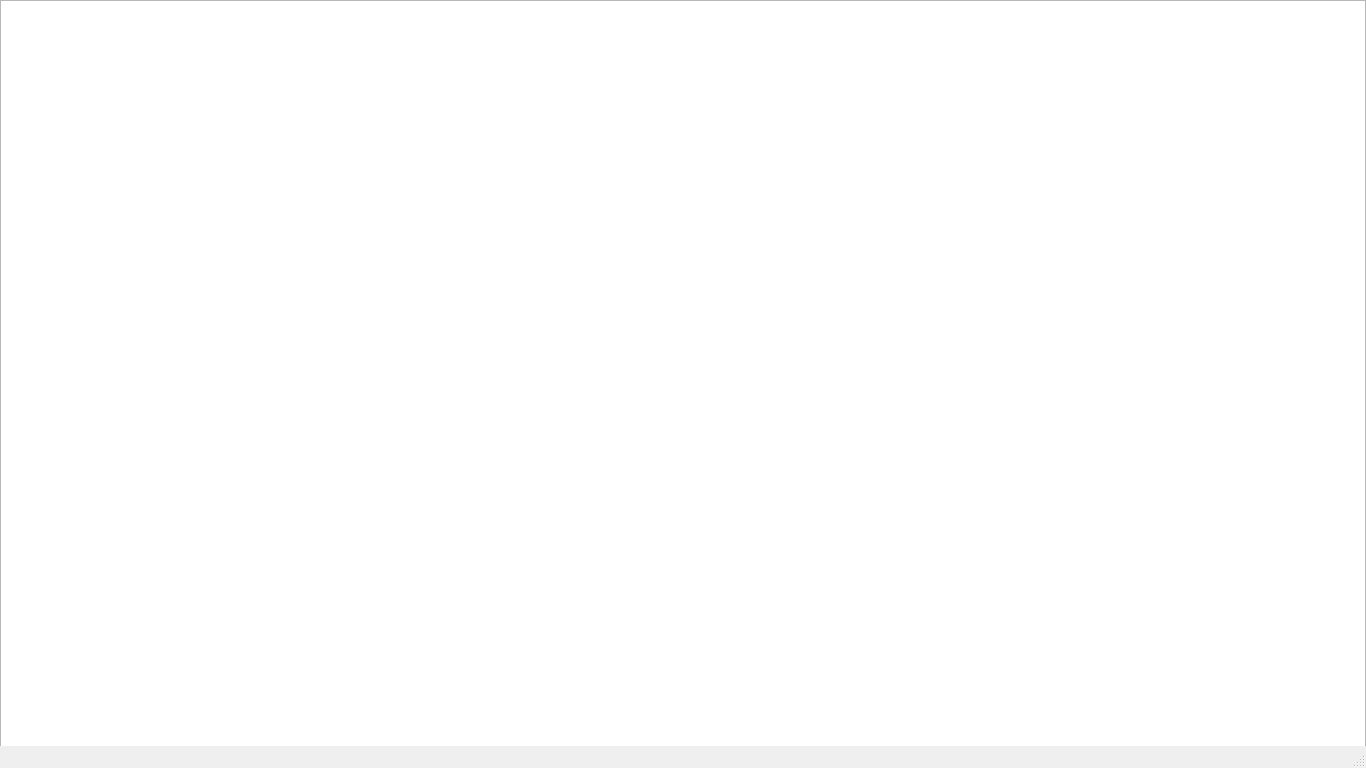
<?xml version="1.0" encoding="UTF-8"?>
<ui version="4.0">
 <class>MainWindow</class>
 <widget class="QMainWindow" name="MainWindow">
  <property name="geometry">
   <rect>
    <x>0</x>
    <y>0</y>
    <width>1366</width>
    <height>768</height>
   </rect>
  </property>
  <property name="windowTitle">
   <string>MainWindow</string>
  </property>
  <widget class="QWidget" name="centralwidget">
   <widget class="QGraphicsView" name="escenario">
    <property name="geometry">
     <rect>
      <x>0</x>
      <y>0</y>
      <width>1366</width>
      <height>768</height>
     </rect>
    </property>
   </widget>
   <widget class="QLabel" name="mousePositionLabel">
    <property name="geometry">
     <rect>
      <x>160</x>
      <y>120</y>
      <width>49</width>
      <height>16</height>
     </rect>
    </property>
    <property name="text">
     <string/>
    </property>
   </widget>
  </widget>
  <widget class="QStatusBar" name="statusbar"/>
 </widget>
 <resources/>
 <connections/>
</ui>
